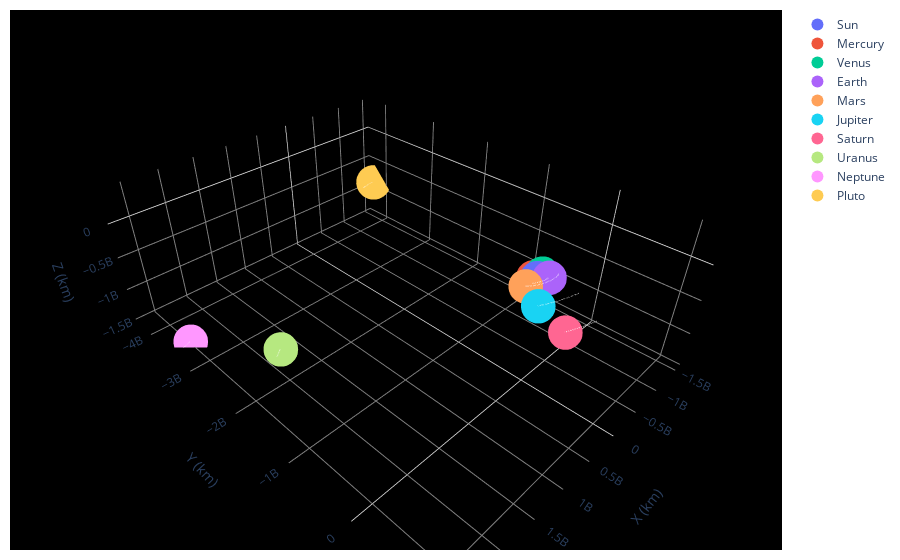

The code cell stored with this chart in its notebook:
### Code cell
import numpy as np
import pandas as pd
from skyfield.api import Topos, Loader
from datetime import datetime
import plotly.graph_objects as go
from ipywidgets import interact, widgets
import random

# Initialize Skyfield library
load = Loader('~/skyfield-data')
ts = load.timescale()
planets = {
    'Sun': load('de421.bsp')['sun'],
    'Mercury': load('de421.bsp')['mercury barycenter'],
    'Venus': load('de421.bsp')['venus barycenter'],
    'Earth': load('de421.bsp')['earth barycenter'],
    'Mars': load('de421.bsp')['mars barycenter'],
    'Jupiter': load('de421.bsp')['jupiter barycenter'],
    'Saturn': load('de421.bsp')['saturn barycenter'],
    'Uranus': load('de421.bsp')['uranus barycenter'],
    'Neptune': load('de421.bsp')['neptune barycenter'],
    'Pluto': load('de421.bsp')['pluto barycenter']
}

# Compute positions
def compute_positions(date):
    t = ts.utc(date.year, date.month, date.day)
    positions = {}
    for name, planet in planets.items():
        position = planet.at(t).position.km
        positions[name] = position
    return positions

# Generate random stars
def generate_stars(num_stars=200, max_distance=5000000):
    stars = []
    for _ in range(num_stars):
        x = random.uniform(-max_distance, max_distance)
        y = random.uniform(-max_distance, max_distance)
        z = random.uniform(-max_distance, max_distance)
        stars.append((x, y, z))
    return stars

# Create 3D solar system plot
# Create 3D solar system plot
def create_solar_system_plot(positions, stars, date):
    fig = go.Figure()

    # Add planets
    for name, position in positions.items():
        fig.add_trace(go.Scatter3d(x=[position[0]], y=[position[1]], z=[position[2]],
                                   mode='markers', name=name, marker=dict(size=12)))

    # Add stars
    star_x, star_y, star_z = zip(*stars)
    fig.add_trace(go.Scatter3d(x=star_x, y=star_y, z=star_z, mode='markers',
                               name='Stars', marker=dict(size=2, color='white', opacity=0.5), showlegend=False))

    # Add orbit lines
    for name, planet in planets.items():
        if name == 'Sun':
            continue
        days = np.arange(0, 366)
        t = ts.utc(date.year, 1, days)
        orbit = planet.at(t).position.km
        fig.add_trace(go.Scatter3d(x=orbit[0], y=orbit[1], z=orbit[2],
                                mode='lines', name=f"{name} Orbit", line=dict(width=2, color='white', dash='dash'), showlegend=False))

    fig.update_layout(scene=dict(xaxis_title='X (km)', yaxis_title='Y (km)', zaxis_title='Z (km)',
                                  xaxis=dict(backgroundcolor='black', showbackground=True, gridcolor='gray'),
                                  yaxis=dict(backgroundcolor='black', showbackground=True, gridcolor='gray'),
                                  zaxis=dict(backgroundcolor='black', showbackground=True, gridcolor='gray'),
                                  bgcolor='black'),
                      margin=dict(r=10, l=10, b=10, t=10))

    return fig



# Update plot
def update(date):
    positions = compute_positions(date)
    stars = generate_stars()
    fig = create_solar_system_plot(positions, stars, date)
    fig.show()

# Slider widget
start_date = datetime(2000, 1, 1)
end_date = datetime(2023, 4, 14)
date_picker = widgets.DatePicker(min=start_date, max=end_date, value=start_date, description='Date:')
interact(update, date=date_picker)

### Figure 1 — Plotly figure (JSON) as saved in the notebook; plotly's stock layout.template omitted (floating-point values rounded to 4 significant figures; data arrays with more than 128 entries replaced by an {"elided": "..."} marker saying what was removed)
{"data": [{"marker": {"size": 12}, "mode": "markers", "name": "Sun", "type": "scatter3d", "x": [-1068000.0], "y": [-395500.0], "z": [-137800.0]}, {"marker": {"size": 12}, "mode": "markers", "name": "Mercury", "type": "scatter3d", "x": [-22120000.0], "y": [-59930000.0], "z": [-29760000.0]}, {"marker": {"size": 12}, "mode": "markers", "name": "Venus", "type": "scatter3d", "x": [-108600000.0], "y": [-5936000.0], "z": [4173000.0]}, {"marker": {"size": 12}, "mode": "markers", "name": "Earth", "type": "scatter3d", "x": [-26280000.0], "y": [132600000.0], "z": [57510000.0]}, {"marker": {"size": 12}, "mode": "markers", "name": "Mars", "type": "scatter3d", "x": [206900000.0], "y": [-1218000.0], "z": [-6139000.0]}, {"marker": {"size": 12}, "mode": "markers", "name": "Jupiter", "type": "scatter3d", "x": [597800000.0], "y": [408600000.0], "z": [160600000.0]}, {"marker": {"size": 12}, "mode": "markers", "name": "Saturn", "type": "scatter3d", "x": [957600000.0], "y": [923100000.0], "z": [340000000.0]}, {"marker": {"size": 12}, "mode": "markers", "name": "Uranus", "type": "scatter3d", "x": [2158000000.0], "y": [-1871000000.0], "z": [-850200000.0]}, {"marker": {"size": 12}, "mode": "markers", "name": "Neptune", "type": "scatter3d", "x": [2514000000.0], "y": [-3438000000.0], "z": [-1470000000.0]}, {"marker": {"size": 12}, "mode": "markers", "name": "Pluto", "type": "scatter3d", "x": [-1479000000.0], "y": [-4186000000.0], "z": [-860800000.0]}, {"marker": {"color": "white", "opacity": 0.5, "size": 2}, "mode": "markers", "name": "Stars", "showlegend": false, "type": "scatter3d", "x": {"elided": "200 float values"}, "y": {"elided": "200 float values"}, "z": {"elided": "200 float values"}}, {"line": {"color": "white", "dash": "dash", "width": 2}, "mode": "lines", "name": "Mercury Orbit", "showlegend": false, "type": "scatter3d", "x": {"elided": "366 float values"}, "y": {"elided": "366 float values"}, "z": {"elided": "366 float values"}}, {"line": {"color": "white", "dash": "dash", "width": 2}, "mode": "lines", "name": "Venus Orbit", "showlegend": false, "type": "scatter3d", "x": {"elided": "366 float values"}, "y": {"elided": "366 float values"}, "z": {"elided": "366 float values"}}, {"line": {"color": "white", "dash": "dash", "width": 2}, "mode": "lines", "name": "Earth Orbit", "showlegend": false, "type": "scatter3d", "x": {"elided": "366 float values"}, "y": {"elided": "366 float values"}, "z": {"elided": "366 float values"}}, {"line": {"color": "white", "dash": "dash", "width": 2}, "mode": "lines", "name": "Mars Orbit", "showlegend": false, "type": "scatter3d", "x": {"elided": "366 float values"}, "y": {"elided": "366 float values"}, "z": {"elided": "366 float values"}}, {"line": {"color": "white", "dash": "dash", "width": 2}, "mode": "lines", "name": "Jupiter Orbit", "showlegend": false, "type": "scatter3d", "x": {"elided": "366 float values"}, "y": {"elided": "366 float values"}, "z": {"elided": "366 float values"}}, {"line": {"color": "white", "dash": "dash", "width": 2}, "mode": "lines", "name": "Saturn Orbit", "showlegend": false, "type": "scatter3d", "x": {"elided": "366 float values"}, "y": {"elided": "366 float values"}, "z": {"elided": "366 float values"}}, {"line": {"color": "white", "dash": "dash", "width": 2}, "mode": "lines", "name": "Uranus Orbit", "showlegend": false, "type": "scatter3d", "x": {"elided": "366 float values"}, "y": {"elided": "366 float values"}, "z": {"elided": "366 float values"}}, {"line": {"color": "white", "dash": "dash", "width": 2}, "mode": "lines", "name": "Neptune Orbit", "showlegend": false, "type": "scatter3d", "x": {"elided": "366 float values"}, "y": {"elided": "366 float values"}, "z": {"elided": "366 float values"}}, {"line": {"color": "white", "dash": "dash", "width": 2}, "mode": "lines", "name": "Pluto Orbit", "showlegend": false, "type": "scatter3d", "x": {"elided": "366 float values"}, "y": {"elided": "366 float values"}, "z": {"elided": "366 float values"}}], "layout": {"margin": {"b": 10, "l": 10, "r": 10, "t": 10}, "scene": {"bgcolor": "black", "xaxis": {"backgroundcolor": "black", "gridcolor": "gray", "showbackground": true, "title": {"text": "X (km)"}}, "yaxis": {"backgroundcolor": "black", "gridcolor": "gray", "showbackground": true, "title": {"text": "Y (km)"}}, "zaxis": {"backgroundcolor": "black", "gridcolor": "gray", "showbackground": true, "title": {"text": "Z (km)"}}}}}
